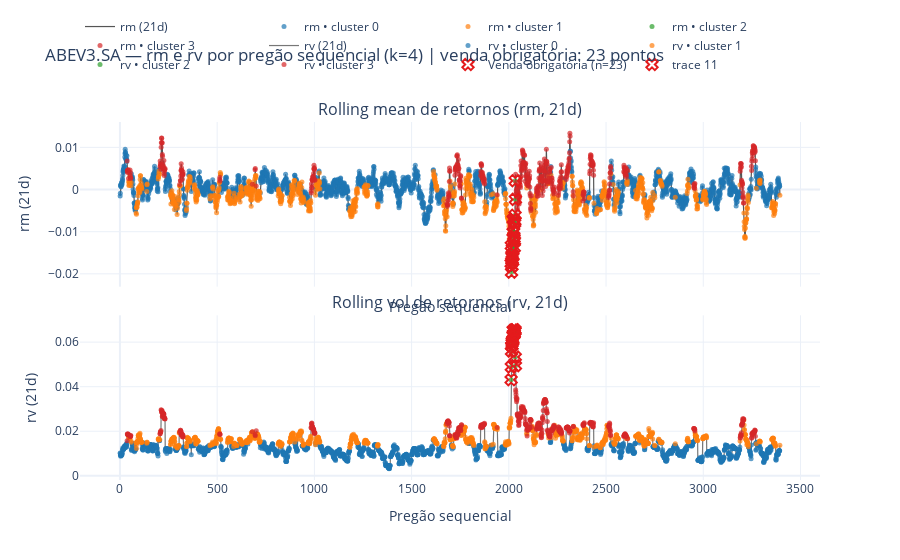

Write notebook code for a chart like this one.
### Code cell
# === Plotly interativo: ABEV3 — rm (rolling mean) e rv (rolling vol) com clusters (k=4) ===
from plotly.subplots import make_subplots
import plotly.graph_objects as go

# Garantir atribuições carregadas
ass_path = PROJECT_ROOT / '00_data' / '03_final' / 'unsup_close_kmeans4_assignments.parquet'
if 'ass_df' not in globals():
    ass_df = pd.read_parquet(ass_path)

# Selecionar ticker
ticker_plot = 'ABEV3.SA'

df_tk = ass_df[ass_df['ticker'] == ticker_plot].copy()
df_tk['date'] = pd.to_datetime(df_tk['date'])
df_tk = df_tk.sort_values('date').dropna(subset=['rm','rv'])

# Pregão sequencial
df_tk['seq'] = np.arange(1, len(df_tk)+1)

palette = {0: '#1f77b4', 1: '#ff7f0e', 2: '#2ca02c', 3: '#d62728'}

fig = make_subplots(rows=2, cols=1, shared_xaxes=True, vertical_spacing=0.08,
                    subplot_titles=("Rolling mean de retornos (rm, 21d)", "Rolling vol de retornos (rv, 21d)"))

# Linha rm
a_rm = go.Scatter(x=df_tk['seq'], y=df_tk['rm'], mode='lines', name='rm (21d)',
                  line=dict(color='#555', width=1.2),
                  hovertemplate='Seq %{x}<br>rm %{y:.5f}<br>Data %{customdata|%Y-%m-%d}<extra></extra>',
                  customdata=df_tk['date'].dt.strftime('%Y-%m-%d'))
fig.add_trace(a_rm, row=1, col=1)

# Marcadores rm por cluster
for c in sorted(df_tk['cluster'].dropna().unique().tolist()):
    m = df_tk['cluster'] == c
    fig.add_trace(go.Scatter(
        x=df_tk.loc[m, 'seq'], y=df_tk.loc[m, 'rm'], mode='markers', name=f'rm • cluster {c}',
        marker=dict(color=palette.get(int(c), '#7f7f7f'), size=5, opacity=0.7),
        hovertemplate=(
            'Seq %{x}<br>rm %{y:.5f}<br>Cluster ' + str(c) +
            '<br>Data %{customdata|%Y-%m-%d}<br>Ação %{meta}<extra></extra>'
        ),
        customdata=df_tk.loc[m, 'date'].dt.strftime('%Y-%m-%d'),
        meta=df_tk.loc[m, 'acao'].fillna('').values
    ), row=1, col=1)

# Linha rv
a_rv = go.Scatter(x=df_tk['seq'], y=df_tk['rv'], mode='lines', name='rv (21d)',
                  line=dict(color='#777', width=1.2),
                  hovertemplate='Seq %{x}<br>rv %{y:.5f}<br>Data %{customdata|%Y-%m-%d}<extra></extra>',
                  customdata=df_tk['date'].dt.strftime('%Y-%m-%d'))
fig.add_trace(a_rv, row=2, col=1)

# Marcadores rv por cluster
for c in sorted(df_tk['cluster'].dropna().unique().tolist()):
    m = df_tk['cluster'] == c
    fig.add_trace(go.Scatter(
        x=df_tk.loc[m, 'seq'], y=df_tk.loc[m, 'rv'], mode='markers', name=f'rv • cluster {c}',
        marker=dict(color=palette.get(int(c), '#7f7f7f'), size=5, opacity=0.7),
        hovertemplate=(
            'Seq %{x}<br>rv %{y:.5f}<br>Cluster ' + str(c) +
            '<br>Data %{customdata|%Y-%m-%d}<br>Ação %{meta}<extra></extra>'
        ),
        customdata=df_tk.loc[m, 'date'].dt.strftime('%Y-%m-%d'),
        meta=df_tk.loc[m, 'acao'].fillna('').values
    ), row=2, col=1)

# Marcação de venda obrigatória (X) nos dois painéis
vo_mask = (df_tk.get('acao') == 'venda_obrigatoria')
vo_n = int(vo_mask.sum()) if vo_mask is not None else 0
if vo_n > 0:
    for rowi, ycol in [(1,'rm'), (2,'rv')]:
        fig.add_trace(go.Scatter(
            x=df_tk.loc[vo_mask, 'seq'], y=df_tk.loc[vo_mask, ycol],
            mode='markers', name=f'Venda obrigatória (n={vo_n})' if rowi==1 else None,
            marker=dict(symbol='x', size=10, color='rgba(0,0,0,0)', line=dict(color='#e41a1c', width=2)),
            hovertemplate=f'Seq %{{x}}<br>{ycol} %{{y:.5f}}<br>Venda obrigatória<br>Data %{{customdata|%Y-%m-%d}}<extra></extra>',
            customdata=df_tk.loc[vo_mask, 'date'].dt.strftime('%Y-%m-%d')
        ), row=rowi, col=1)

fig.update_layout(
    title=f'{ticker_plot} — rm e rv por pregão sequencial (k=4)'+(f' | venda obrigatória: {vo_n} pontos' if vo_n>0 else ''),
    xaxis_title='Pregão sequencial',
    yaxis_title='rm (21d)',
    xaxis2_title='Pregão sequencial',
    yaxis2_title='rv (21d)',
    template='plotly_white',
    legend=dict(orientation='h', yanchor='bottom', y=1.12, xanchor='left', x=0)
)

fig.update_xaxes(showspikes=True)
fig.update_yaxes(showspikes=True)

fig.show()

# Salvar HTML
html_path = PROJECT_ROOT / '04_outputs' / f'plotly_rm_rv_{ticker_plot}.html'
fig.write_html(str(html_path), include_plotlyjs='cdn', full_html=True)
print('HTML salvo em:', html_path)

### Figure 1 — Plotly figure (JSON) as saved in the notebook; plotly's stock layout.template omitted (floating-point values rounded to 4 significant figures; data arrays with more than 128 entries replaced by an {"elided": "..."} marker saying what was removed)
{"data": [{"customdata": {"elided": "3394 str values"}, "hovertemplate": "Seq %{x}<br>rm %{y:.5f}<br>Data %{customdata|%Y-%m-%d}<extra></extra>", "line": {"color": "#555", "width": 1.2}, "mode": "lines", "name": "rm (21d)", "type": "scatter", "x": {"elided": "3394 int values"}, "xaxis": "x", "y": {"elided": "3394 float values"}, "yaxis": "y"}, {"customdata": {"elided": "1882 str values"}, "hovertemplate": "Seq %{x}<br>rm %{y:.5f}<br>Cluster 0<br>Data %{customdata|%Y-%m-%d}<br>Ação %{meta}<extra></extra>", "marker": {"color": "#1f77b4", "opacity": 0.7, "size": 5}, "meta": {"elided": "1882 str values"}, "mode": "markers", "name": "rm • cluster 0", "type": "scatter", "x": {"elided": "1882 int values"}, "xaxis": "x", "y": {"elided": "1882 float values"}, "yaxis": "y"}, {"customdata": {"elided": "1034 str values"}, "hovertemplate": "Seq %{x}<br>rm %{y:.5f}<br>Cluster 1<br>Data %{customdata|%Y-%m-%d}<br>Ação %{meta}<extra></extra>", "marker": {"color": "#ff7f0e", "opacity": 0.7, "size": 5}, "meta": {"elided": "1034 str values"}, "mode": "markers", "name": "rm • cluster 1", "type": "scatter", "x": {"elided": "1034 int values"}, "xaxis": "x", "y": {"elided": "1034 float values"}, "yaxis": "y"}, {"customdata": ["2020-03-12", "2020-03-13", "2020-03-16", "2020-03-17", "2020-03-18", "2020-03-19", "2020-03-20", "2020-03-23", "2020-03-24", "2020-03-25", "2020-03-26", "2020-03-27", "2020-03-30", "2020-03-31", "2020-04-01", "2020-04-02", "2020-04-03", "2020-04-06", "2020-04-07", "2020-04-08", "2020-04-09", "2020-04-13", "2020-04-14"], "hovertemplate": "Seq %{x}<br>rm %{y:.5f}<br>Cluster 2<br>Data %{customdata|%Y-%m-%d}<br>Ação %{meta}<extra></extra>", "marker": {"color": "#2ca02c", "opacity": 0.7, "size": 5}, "meta": ["venda_obrigatoria", "venda_obrigatoria", "venda_obrigatoria", "venda_obrigatoria", "venda_obrigatoria", "venda_obrigatoria", "venda_obrigatoria", "venda_obrigatoria", "venda_obrigatoria", "venda_obrigatoria", "venda_obrigatoria", "venda_obrigatoria", "venda_obrigatoria", "venda_obrigatoria", "venda_obrigatoria", "venda_obrigatoria", "venda_obrigatoria", "venda_obrigatoria", "venda_obrigatoria", "venda_obrigatoria", "venda_obrigatoria", "venda_obrigatoria", "venda_obrigatoria"], "mode": "markers", "name": "rm • cluster 2", "type": "scatter", "x": [2012, 2013, 2014, 2015, 2016, 2017, 2018, 2019, 2020, 2021, 2022, 2023, 2024, 2025, 2026, 2027, 2028, 2029, 2030, 2031, 2032, 2033, 2034], "xaxis": "x", "y": [-0.01752, -0.01332, -0.01961, -0.01574, -0.01823, -0.01666, -0.01403, -0.01607, -0.01711, -0.01585, -0.01009, -0.007106, -0.007009, -0.01005, -0.01104, -0.01164, -0.01383, -0.01219, -0.007967, -0.007534, -0.006087, 0.002092, -0.002344], "yaxis": "y"}, {"customdata": {"elided": "455 str values"}, "hovertemplate": "Seq %{x}<br>rm %{y:.5f}<br>Cluster 3<br>Data %{customdata|%Y-%m-%d}<br>Ação %{meta}<extra></extra>", "marker": {"color": "#d62728", "opacity": 0.7, "size": 5}, "meta": {"elided": "455 str values"}, "mode": "markers", "name": "rm • cluster 3", "type": "scatter", "x": {"elided": "455 int values"}, "xaxis": "x", "y": {"elided": "455 float values"}, "yaxis": "y"}, {"customdata": {"elided": "3394 str values"}, "hovertemplate": "Seq %{x}<br>rv %{y:.5f}<br>Data %{customdata|%Y-%m-%d}<extra></extra>", "line": {"color": "#777", "width": 1.2}, "mode": "lines", "name": "rv (21d)", "type": "scatter", "x": {"elided": "3394 int values"}, "xaxis": "x2", "y": {"elided": "3394 float values"}, "yaxis": "y2"}, {"customdata": {"elided": "1882 str values"}, "hovertemplate": "Seq %{x}<br>rv %{y:.5f}<br>Cluster 0<br>Data %{customdata|%Y-%m-%d}<br>Ação %{meta}<extra></extra>", "marker": {"color": "#1f77b4", "opacity": 0.7, "size": 5}, "meta": {"elided": "1882 str values"}, "mode": "markers", "name": "rv • cluster 0", "type": "scatter", "x": {"elided": "1882 int values"}, "xaxis": "x2", "y": {"elided": "1882 float values"}, "yaxis": "y2"}, {"customdata": {"elided": "1034 str values"}, "hovertemplate": "Seq %{x}<br>rv %{y:.5f}<br>Cluster 1<br>Data %{customdata|%Y-%m-%d}<br>Ação %{meta}<extra></extra>", "marker": {"color": "#ff7f0e", "opacity": 0.7, "size": 5}, "meta": {"elided": "1034 str values"}, "mode": "markers", "name": "rv • cluster 1", "type": "scatter", "x": {"elided": "1034 int values"}, "xaxis": "x2", "y": {"elided": "1034 float values"}, "yaxis": "y2"}, {"customdata": ["2020-03-12", "2020-03-13", "2020-03-16", "2020-03-17", "2020-03-18", "2020-03-19", "2020-03-20", "2020-03-23", "2020-03-24", "2020-03-25", "2020-03-26", "2020-03-27", "2020-03-30", "2020-03-31", "2020-04-01", "2020-04-02", "2020-04-03", "2020-04-06", "2020-04-07", "2020-04-08", "2020-04-09", "2020-04-13", "2020-04-14"], "hovertemplate": "Seq %{x}<br>rv %{y:.5f}<br>Cluster 2<br>Data %{customdata|%Y-%m-%d}<br>Ação %{meta}<extra></extra>", "marker": {"color": "#2ca02c", "opacity": 0.7, "size": 5}, "meta": ["venda_obrigatoria", "venda_obrigatoria", "venda_obrigatoria", "venda_obrigatoria", "venda_obrigatoria", "venda_obrigatoria", "venda_obrigatoria", "venda_obrigatoria", "venda_obrigatoria", "venda_obrigatoria", "venda_obrigatoria", "venda_obrigatoria", "venda_obrigatoria", "venda_obrigatoria", "venda_obrigatoria", "venda_obrigatoria", "venda_obrigatoria", "venda_obrigatoria", "venda_obrigatoria", "venda_obrigatoria", "venda_obrigatoria", "venda_obrigatoria", "venda_obrigatoria"], "mode": "markers", "name": "rv • cluster 2", "type": "scatter", "x": [2012, 2013, 2014, 2015, 2016, 2017, 2018, 2019, 2020, 2021, 2022, 2023, 2024, 2025, 2026, 2027, 2028, 2029, 2030, 2031, 2032, 2033, 2034], "xaxis": "x2", "y": [0.04309, 0.0489, 0.05592, 0.0583, 0.05833, 0.05954, 0.0603, 0.06062, 0.06048, 0.0612, 0.06544, 0.06325, 0.06327, 0.06379, 0.06377, 0.06337, 0.0639, 0.06483, 0.06554, 0.06551, 0.06494, 0.05334, 0.04938], "yaxis": "y2"}, {"customdata": {"elided": "455 str values"}, "hovertemplate": "Seq %{x}<br>rv %{y:.5f}<br>Cluster 3<br>Data %{customdata|%Y-%m-%d}<br>Ação %{meta}<extra></extra>", "marker": {"color": "#d62728", "opacity": 0.7, "size": 5}, "meta": {"elided": "455 str values"}, "mode": "markers", "name": "rv • cluster 3", "type": "scatter", "x": {"elided": "455 int values"}, "xaxis": "x2", "y": {"elided": "455 float values"}, "yaxis": "y2"}, {"customdata": ["2020-03-12", "2020-03-13", "2020-03-16", "2020-03-17", "2020-03-18", "2020-03-19", "2020-03-20", "2020-03-23", "2020-03-24", "2020-03-25", "2020-03-26", "2020-03-27", "2020-03-30", "2020-03-31", "2020-04-01", "2020-04-02", "2020-04-03", "2020-04-06", "2020-04-07", "2020-04-08", "2020-04-09", "2020-04-13", "2020-04-14"], "hovertemplate": "Seq %{x}<br>rm %{y:.5f}<br>Venda obrigatória<br>Data %{customdata|%Y-%m-%d}<extra></extra>", "marker": {"color": "rgba(0,0,0,0)", "line": {"color": "#e41a1c", "width": 2}, "size": 10, "symbol": "x"}, "mode": "markers", "name": "Venda obrigatória (n=23)", "type": "scatter", "x": [2012, 2013, 2014, 2015, 2016, 2017, 2018, 2019, 2020, 2021, 2022, 2023, 2024, 2025, 2026, 2027, 2028, 2029, 2030, 2031, 2032, 2033, 2034], "xaxis": "x", "y": [-0.01752, -0.01332, -0.01961, -0.01574, -0.01823, -0.01666, -0.01403, -0.01607, -0.01711, -0.01585, -0.01009, -0.007106, -0.007009, -0.01005, -0.01104, -0.01164, -0.01383, -0.01219, -0.007967, -0.007534, -0.006087, 0.002092, -0.002344], "yaxis": "y"}, {"customdata": ["2020-03-12", "2020-03-13", "2020-03-16", "2020-03-17", "2020-03-18", "2020-03-19", "2020-03-20", "2020-03-23", "2020-03-24", "2020-03-25", "2020-03-26", "2020-03-27", "2020-03-30", "2020-03-31", "2020-04-01", "2020-04-02", "2020-04-03", "2020-04-06", "2020-04-07", "2020-04-08", "2020-04-09", "2020-04-13", "2020-04-14"], "hovertemplate": "Seq %{x}<br>rv %{y:.5f}<br>Venda obrigatória<br>Data %{customdata|%Y-%m-%d}<extra></extra>", "marker": {"color": "rgba(0,0,0,0)", "line": {"color": "#e41a1c", "width": 2}, "size": 10, "symbol": "x"}, "mode": "markers", "type": "scatter", "x": [2012, 2013, 2014, 2015, 2016, 2017, 2018, 2019, 2020, 2021, 2022, 2023, 2024, 2025, 2026, 2027, 2028, 2029, 2030, 2031, 2032, 2033, 2034], "xaxis": "x2", "y": [0.04309, 0.0489, 0.05592, 0.0583, 0.05833, 0.05954, 0.0603, 0.06062, 0.06048, 0.0612, 0.06544, 0.06325, 0.06327, 0.06379, 0.06377, 0.06337, 0.0639, 0.06483, 0.06554, 0.06551, 0.06494, 0.05334, 0.04938], "yaxis": "y2"}], "layout": {"annotations": [{"font": {"size": 16}, "showarrow": false, "text": "Rolling mean de retornos (rm, 21d)", "x": 0.5, "xanchor": "center", "xref": "paper", "y": 1, "yanchor": "bottom", "yref": "paper"}, {"font": {"size": 16}, "showarrow": false, "text": "Rolling vol de retornos (rv, 21d)", "x": 0.5, "xanchor": "center", "xref": "paper", "y": 0.46, "yanchor": "bottom", "yref": "paper"}], "legend": {"orientation": "h", "x": 0, "xanchor": "left", "y": 1.12, "yanchor": "bottom"}, "title": {"text": "ABEV3.SA — rm e rv por pregão sequencial (k=4) | venda obrigatória: 23 pontos"}, "xaxis": {"anchor": "y", "domain": [0, 1], "matches": "x2", "showspikes": true, "showticklabels": false, "title": {"text": "Pregão sequencial"}}, "xaxis2": {"anchor": "y2", "domain": [0, 1], "showspikes": true, "title": {"text": "Pregão sequencial"}}, "yaxis": {"anchor": "x", "domain": [0.54, 1], "showspikes": true, "title": {"text": "rm (21d)"}}, "yaxis2": {"anchor": "x2", "domain": [0, 0.46], "showspikes": true, "title": {"text": "rv (21d)"}}}}
